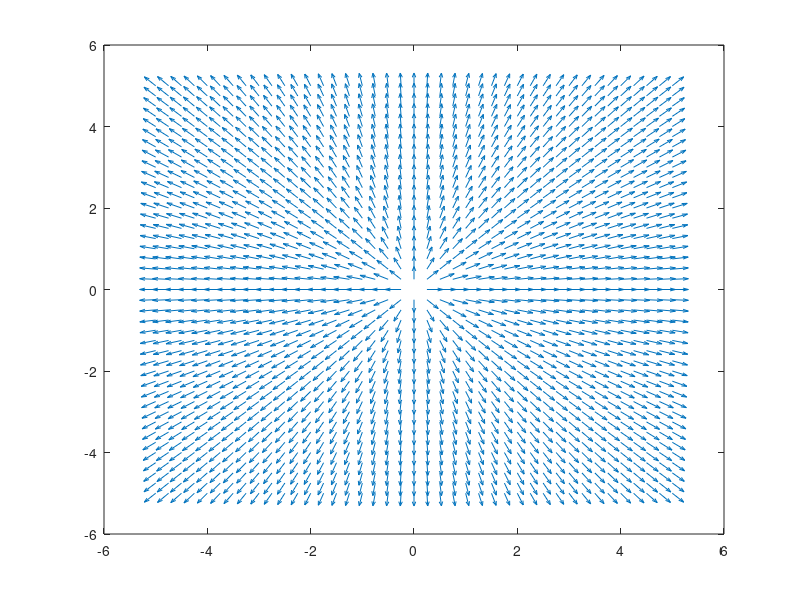
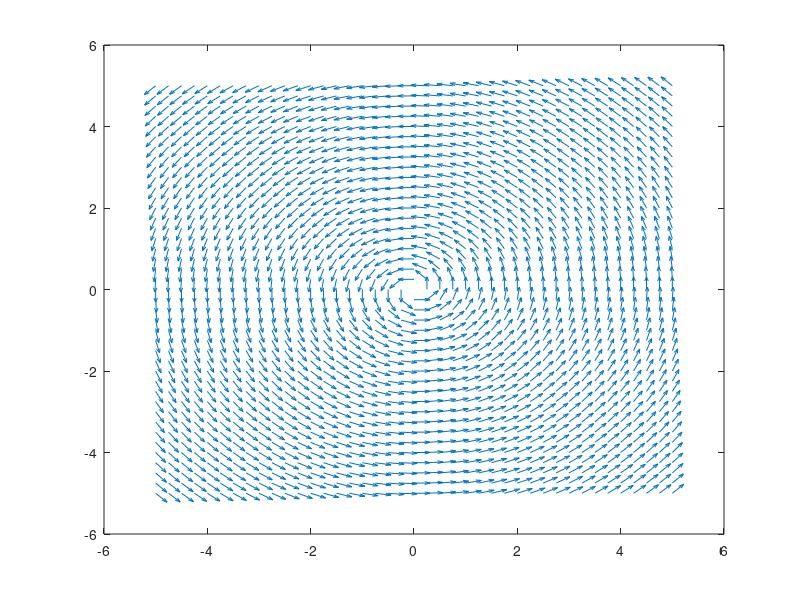

The MATLAB source for these figures, in order:
% Clase 4
% Pedro Jose Leal Mesa

clc; clear;

"""Esfera 3D."""

%dphi = pi/100;
%N = 30;
%phi = 0:dphi:N*(2*pi);
%theta = phi/N/2;
%r = 1;
%x = r*sin(theta).*cos(phi);
%y = r*sin(theta).*sin(phi);
%z = r*cos(theta);

%plot3(x, y, z, '-b','linewidth', 2)
%grid on;
%axis equal;
%title('Esfera', 'fontsize', 20)
%xlabel('x', 'fontsize', 15)
%ylabel('y', 'fontsize', 15)
%zlabel('z', 'fontsize', 15)

%print -djpeg -r100 esfera.jpeg

"""Gráfica en polares, cardiodie."""

%t = 0:0.01:2*pi;
%polar(t, 2*(1 - cos(t)))

"""Gráfica 3D con surf."""

%x = -8:0.1:10;
%y = 0:0.1:1;
%[X, Y] = meshgrid(x, y); % genera las coordenadas de la region
%Z = sech(X + Y).^2 + sech(X + 20*Y - 5).^2;

%figure(1); clf;
%surf(X,Y,Z)
%shading interp;
%colormap(winter)
%az = 30; e1 = 45;
%view(az, e1)

%figure(2);clf;
%contour(X, Y, Z)

%figure(3); clf;

%subplot(1,2,1)
%surf(X,Y,Z)

%subplot(1, 2, 2)
%contour(X, Y, Z)

"""Ecuacion diferencial."""

% dy/dx = x²/(1 - y²)
% con solución x³ -3y + y³ = c

%x = -4:0.25:4;
%y = x;

%[X, Y] = meshgrid(x, y);

%dY = X.^2./(1 - Y.^2);
%dX = ones(size(dY));

%L = sqrt(1 + dY.^2); % Todos los vectores con longitud 1

%quiver(X, Y, dX./L, dY./L, 0.5) % plot para campos vectoriales
%hold on;
%contour(X, Y, X.^3 - 3*Y + Y.^3, -4:1:4, 'r')
%hold off;
%grid on;
%axis([-4 4 -4 4])
%title('Campo vectorial')


"""Campo electrico y magentico."""

x = -5:0.25:5;
y = x;

[X, Y] = meshgrid(x, y);

Ex = X./ (X.^2 + Y.^2);
Ey = Y./ (X.^2 + Y.^2);

Bx = -Y./ (X.^2 + Y.^2);
By = X./ (X.^2 + Y.^2);

L1 = sqrt(Ex.^2 + Ey.^2);
L2 = sqrt(Bx.^2 + By.^2);

figure(1); clf;
quiver(X, Y, Ex./L1, Ey./L1);

figure(2); clf;
quiver(X, Y, Bx./L2, By./L2);

% Tarea hacer el campo de un dipolo
